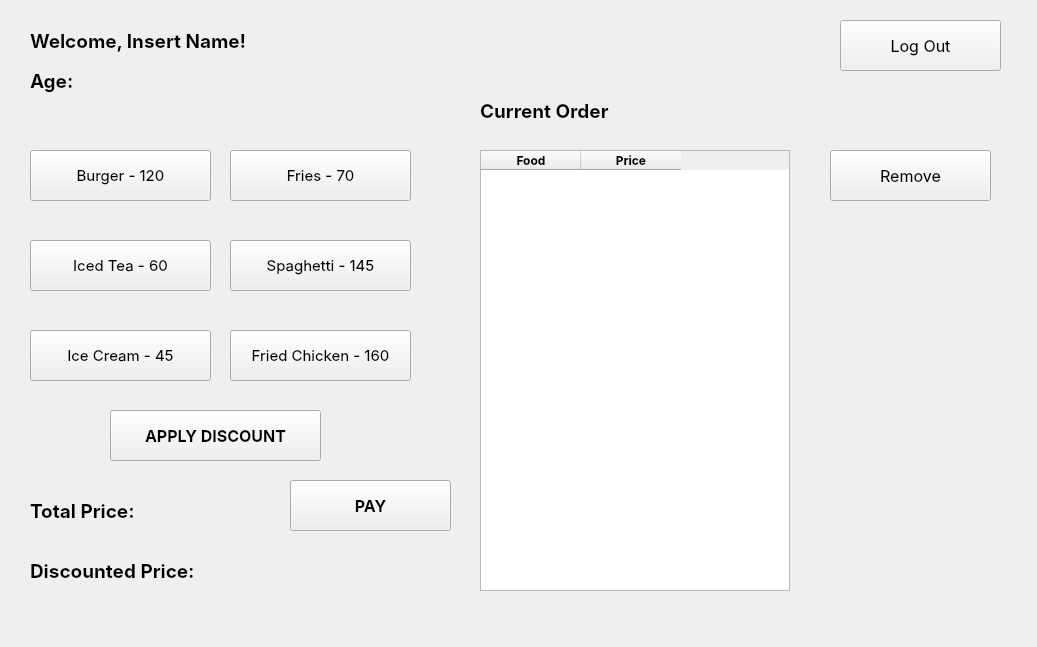
<?xml version="1.0" encoding="UTF-8"?>
<ui version="4.0">
 <class>Form</class>
 <widget class="QWidget" name="Form">
  <property name="geometry">
   <rect>
    <x>0</x>
    <y>0</y>
    <width>1037</width>
    <height>647</height>
   </rect>
  </property>
  <property name="windowTitle">
   <string>Form</string>
  </property>
  <widget class="QLabel" name="welcomePhrase">
   <property name="geometry">
    <rect>
     <x>30</x>
     <y>10</y>
     <width>671</width>
     <height>61</height>
    </rect>
   </property>
   <property name="font">
    <font>
     <family>Inter</family>
     <pointsize>14</pointsize>
     <weight>75</weight>
     <bold>true</bold>
    </font>
   </property>
   <property name="text">
    <string>Welcome, Insert Name!</string>
   </property>
   <property name="alignment">
    <set>Qt::AlignLeading|Qt::AlignLeft|Qt::AlignVCenter</set>
   </property>
  </widget>
  <widget class="QPushButton" name="logoutBtn">
   <property name="geometry">
    <rect>
     <x>840</x>
     <y>20</y>
     <width>161</width>
     <height>51</height>
    </rect>
   </property>
   <property name="font">
    <font>
     <family>Inter</family>
     <pointsize>12</pointsize>
    </font>
   </property>
   <property name="text">
    <string>Log Out</string>
   </property>
  </widget>
  <widget class="QLabel" name="ageShow">
   <property name="geometry">
    <rect>
     <x>30</x>
     <y>50</y>
     <width>291</width>
     <height>61</height>
    </rect>
   </property>
   <property name="font">
    <font>
     <family>Inter</family>
     <pointsize>14</pointsize>
     <weight>75</weight>
     <bold>true</bold>
    </font>
   </property>
   <property name="text">
    <string>Age: </string>
   </property>
   <property name="alignment">
    <set>Qt::AlignLeading|Qt::AlignLeft|Qt::AlignVCenter</set>
   </property>
  </widget>
  <widget class="QTableWidget" name="currentOrders">
   <property name="geometry">
    <rect>
     <x>480</x>
     <y>150</y>
     <width>310</width>
     <height>441</height>
    </rect>
   </property>
   <property name="minimumSize">
    <size>
     <width>252</width>
     <height>0</height>
    </size>
   </property>
   <column>
    <property name="text">
     <string>Food</string>
    </property>
    <property name="font">
     <font>
      <family>Inter</family>
      <weight>75</weight>
      <bold>true</bold>
     </font>
    </property>
   </column>
   <column>
    <property name="text">
     <string>Price</string>
    </property>
    <property name="font">
     <font>
      <family>Inter</family>
      <weight>75</weight>
      <bold>true</bold>
     </font>
    </property>
   </column>
  </widget>
  <widget class="QPushButton" name="burgerBtn">
   <property name="geometry">
    <rect>
     <x>30</x>
     <y>150</y>
     <width>181</width>
     <height>51</height>
    </rect>
   </property>
   <property name="font">
    <font>
     <family>Inter</family>
     <pointsize>11</pointsize>
    </font>
   </property>
   <property name="text">
    <string>Burger - 120</string>
   </property>
  </widget>
  <widget class="QPushButton" name="friesBtn">
   <property name="geometry">
    <rect>
     <x>230</x>
     <y>150</y>
     <width>181</width>
     <height>51</height>
    </rect>
   </property>
   <property name="font">
    <font>
     <family>Inter</family>
     <pointsize>11</pointsize>
    </font>
   </property>
   <property name="text">
    <string>Fries - 70</string>
   </property>
  </widget>
  <widget class="QPushButton" name="spagBtn">
   <property name="geometry">
    <rect>
     <x>230</x>
     <y>240</y>
     <width>181</width>
     <height>51</height>
    </rect>
   </property>
   <property name="font">
    <font>
     <family>Inter</family>
     <pointsize>11</pointsize>
    </font>
   </property>
   <property name="text">
    <string>Spaghetti - 145</string>
   </property>
  </widget>
  <widget class="QPushButton" name="icedTeaBtn">
   <property name="geometry">
    <rect>
     <x>30</x>
     <y>240</y>
     <width>181</width>
     <height>51</height>
    </rect>
   </property>
   <property name="font">
    <font>
     <family>Inter</family>
     <pointsize>11</pointsize>
    </font>
   </property>
   <property name="text">
    <string>Iced Tea - 60</string>
   </property>
  </widget>
  <widget class="QPushButton" name="iceCreamBtn">
   <property name="geometry">
    <rect>
     <x>30</x>
     <y>330</y>
     <width>181</width>
     <height>51</height>
    </rect>
   </property>
   <property name="font">
    <font>
     <family>Inter</family>
     <pointsize>11</pointsize>
    </font>
   </property>
   <property name="text">
    <string>Ice Cream - 45</string>
   </property>
  </widget>
  <widget class="QPushButton" name="chickenBtn">
   <property name="geometry">
    <rect>
     <x>230</x>
     <y>330</y>
     <width>181</width>
     <height>51</height>
    </rect>
   </property>
   <property name="font">
    <font>
     <family>Inter</family>
     <pointsize>11</pointsize>
    </font>
   </property>
   <property name="text">
    <string>Fried Chicken - 160</string>
   </property>
  </widget>
  <widget class="QLabel" name="totalShow">
   <property name="geometry">
    <rect>
     <x>30</x>
     <y>480</y>
     <width>241</width>
     <height>61</height>
    </rect>
   </property>
   <property name="font">
    <font>
     <family>Inter</family>
     <pointsize>14</pointsize>
     <weight>75</weight>
     <bold>true</bold>
    </font>
   </property>
   <property name="text">
    <string>Total Price:</string>
   </property>
   <property name="alignment">
    <set>Qt::AlignLeading|Qt::AlignLeft|Qt::AlignVCenter</set>
   </property>
  </widget>
  <widget class="QPushButton" name="payBtn">
   <property name="geometry">
    <rect>
     <x>290</x>
     <y>480</y>
     <width>161</width>
     <height>51</height>
    </rect>
   </property>
   <property name="font">
    <font>
     <family>Inter</family>
     <pointsize>12</pointsize>
     <weight>75</weight>
     <bold>true</bold>
    </font>
   </property>
   <property name="text">
    <string>PAY</string>
   </property>
  </widget>
  <widget class="QPushButton" name="removeBtn">
   <property name="geometry">
    <rect>
     <x>830</x>
     <y>150</y>
     <width>161</width>
     <height>51</height>
    </rect>
   </property>
   <property name="font">
    <font>
     <family>Inter</family>
     <pointsize>12</pointsize>
     <weight>50</weight>
     <bold>false</bold>
    </font>
   </property>
   <property name="text">
    <string>Remove</string>
   </property>
  </widget>
  <widget class="QLabel" name="orderLabel">
   <property name="geometry">
    <rect>
     <x>480</x>
     <y>80</y>
     <width>241</width>
     <height>61</height>
    </rect>
   </property>
   <property name="font">
    <font>
     <family>Inter</family>
     <pointsize>14</pointsize>
     <weight>75</weight>
     <bold>true</bold>
    </font>
   </property>
   <property name="text">
    <string>Current Order</string>
   </property>
   <property name="alignment">
    <set>Qt::AlignLeading|Qt::AlignLeft|Qt::AlignVCenter</set>
   </property>
  </widget>
  <widget class="QLabel" name="discTotalShow">
   <property name="geometry">
    <rect>
     <x>30</x>
     <y>540</y>
     <width>311</width>
     <height>61</height>
    </rect>
   </property>
   <property name="font">
    <font>
     <family>Inter</family>
     <pointsize>14</pointsize>
     <weight>75</weight>
     <bold>true</bold>
    </font>
   </property>
   <property name="text">
    <string>Discounted Price:</string>
   </property>
   <property name="alignment">
    <set>Qt::AlignLeading|Qt::AlignLeft|Qt::AlignVCenter</set>
   </property>
  </widget>
  <widget class="QPushButton" name="discBtn">
   <property name="geometry">
    <rect>
     <x>110</x>
     <y>410</y>
     <width>211</width>
     <height>51</height>
    </rect>
   </property>
   <property name="font">
    <font>
     <family>Inter</family>
     <pointsize>12</pointsize>
     <weight>75</weight>
     <bold>true</bold>
    </font>
   </property>
   <property name="text">
    <string>APPLY DISCOUNT</string>
   </property>
  </widget>
 </widget>
 <resources/>
 <connections/>
</ui>
